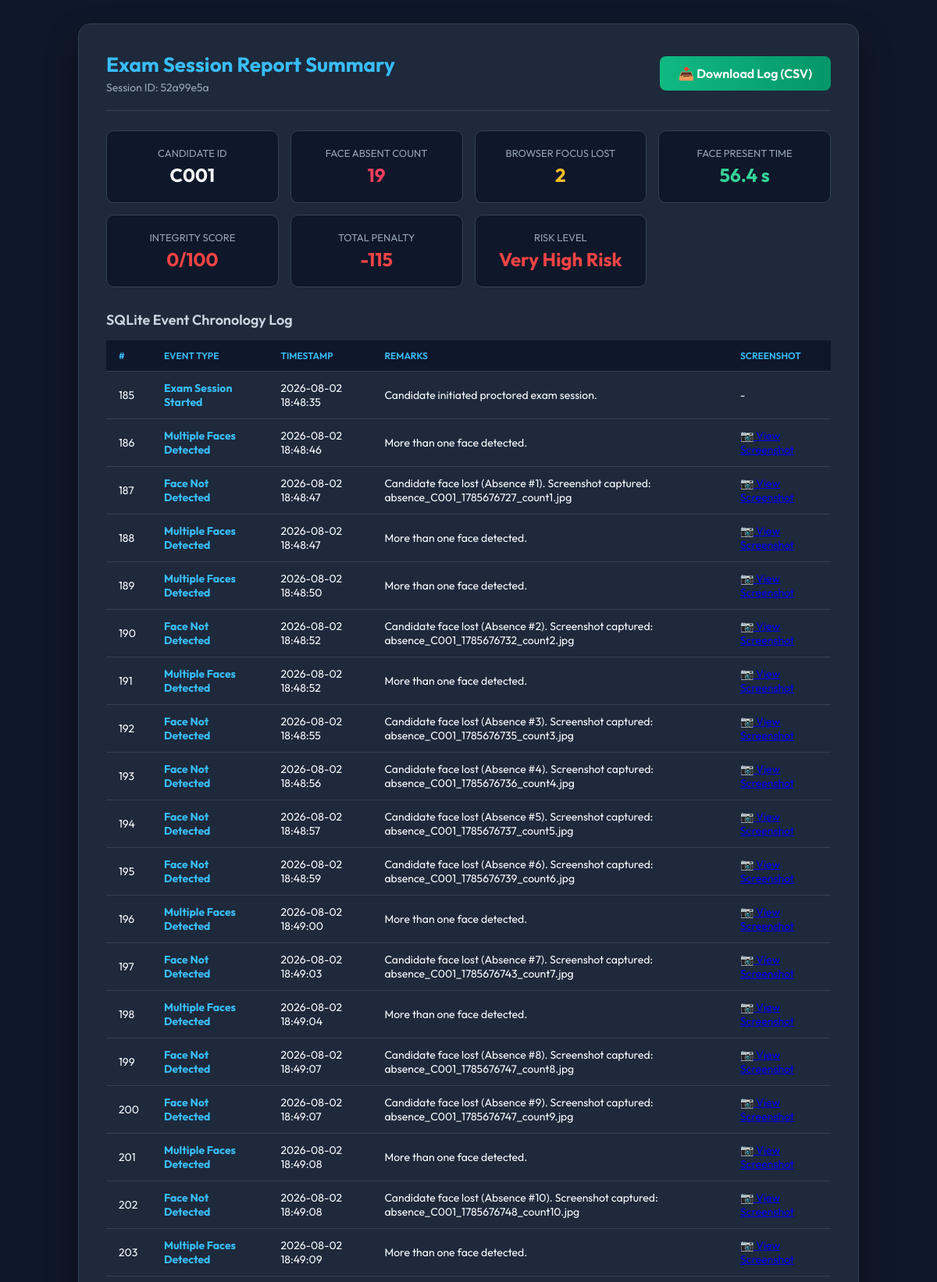
/session_summary/52a99e5a (signed in, upper part), run on the app's committed database.
### tables this page shows
CREATE TABLE EventLog (
            id INTEGER PRIMARY KEY AUTOINCREMENT,
            session_id TEXT,
            candidate_id TEXT NOT NULL,
            event_type TEXT NOT NULL,
            timestamp TEXT NOT NULL,

            penalty INTEGER DEFAULT 0,

            remarks TEXT,
            screenshot_path TEXT,

            FOREIGN KEY(candidate_id)
            REFERENCES Candidate(candidate_id)
        );

### app.py (the view)
@app.route('/session_summary/<session_id>')
def session_summary(session_id):
    if 'candidate_id' not in session:
        return redirect('/login')
    candidate = get_candidate_by_id(session['candidate_id'])
    session_data = get_session_by_id(session_id)
    events = get_session_events(session_id)
    print(candidate)
    print(session_data)
    return render_template('summary.html', candidate=candidate, session_data=session_data, events=events)

### app.py (called while the page is built)
@app.before_request
def initialize_system():
    init_db()

### database.py (called while the page is built)
def get_db_connection():
    conn = sqlite3.connect(DB_PATH)
    conn.row_factory = sqlite3.Row
    return conn

def get_candidate_by_id(candidate_id):
    conn = get_db_connection()
    candidate = conn.execute('SELECT * FROM Candidate WHERE candidate_id = ?', (candidate_id,)).fetchone()
    conn.close()
    return candidate

def get_session_by_id(session_id):
    conn = get_db_connection()
    session_data = conn.execute('SELECT * FROM Session WHERE session_id = ?', (session_id,)).fetchone()
    conn.close()
    return session_data

def get_session_events(session_id):
    conn = get_db_connection()
    events = conn.execute('SELECT * FROM EventLog WHERE session_id = ? ORDER BY id ASC', (session_id,)).fetchall()
    conn.close()
    return events

### templates/summary.html (shortened to what this page needs)
<!DOCTYPE html>
<html lang="en">
<head>
</head>
<body>
    <div class="container">
        <div class="header">
            <div>
                <h2>Exam Session Report Summary</h2>
                <p style="color:#94a3b8; font-size:14px; margin-top:4px;">Session ID: {{ session_data.session_id }}</p>
            </div>
            <a href="/export_csv/{{ session_data.session_id }}" class="btn btn-csv">📥 Download Log (CSV)</a>
        </div>
        <div class="grid">
    <div class="metric-card">
        <div class="metric-title">Candidate ID</div>
        <div class="metric-value">{{ session_data.candidate_id }}</div>
    </div>
    <div class="metric-card">
        <div class="metric-title">Face Absent Count</div>
        <div class="metric-value" style="color:#f43f5e;">
            {{ session_data.face_absent_count }}
        </div>
    </div>
    <div class="metric-card">
        <div class="metric-title">Browser Focus Lost</div>
        <div class="metric-value" style="color:#fbbf24;">
            {{ session_data.browser_focus_lost_count }}
        </div>
    </div>
    <div class="metric-card">
        <div class="metric-title">Face Present Time</div>
        <div class="metric-value" style="color:#34d399;">
            {{ session_data.total_detected_seconds }} s
        </div>
    </div>
    <div class="metric-card">
        <div class="metric-title">Integrity Score</div>
        {% if session_data.integrity_score >= 90 %}
            <div class="metric-value" style="color:#22c55e;">
                {{ session_data.integrity_score }}/100
            </div>
        {% elif session_data.integrity_score >= 75 %}
            <div class="metric-value" style="color:#84cc16;">
                {{ session_data.integrity_score }}/100
            </div>
        {% elif session_data.integrity_score >= 50 %}
            <div class="metric-value" style="color:#facc15;">
                {{ session_data.integrity_score }}/100
            </div>
        {% elif session_data.integrity_score >= 25 %}
            <div class="metric-value" style="color:#f97316;">
                {{ session_data.integrity_score }}/100
            </div>
        {% else %}
            <div class="metric-value" style="color:#ef4444;">
                {{ session_data.integrity_score }}/100
            </div>
        {% endif %}
    </div>
    <div class="metric-card">
        <div class="metric-title">Total Penalty</div>
        <div class="metric-value" style="color:#ef4444;">
            -{{ session_data.total_penalty }}
        </div>
    </div>
    <div class="metric-card">
        <div class="metric-title">Risk Level</div>
        {% if session_data.risk_level == "Excellent" %}
            <div class="metric-value" style="color:#22c55e;">
                {{ session_data.risk_level }}
            </div>
        {% elif session_data.risk_level == "Good" %}
            <div class="metric-value" style="color:#84cc16;">
                {{ session_data.risk_level }}
            </div>
        {% elif session_data.risk_level == "Suspicious" %}
            <div class="metric-value" style="color:#facc15;">
                {{ session_data.risk_level }}
            </div>
        {% elif session_data.risk_level == "High Risk" %}
            <div class="metric-value" style="color:#f97316;">
                {{ session_data.risk_level }}
            </div>
        {% else %}
            <div class="metric-value" style="color:#ef4444;">
                {{ session_data.risk_level }}
            </div>
        {% endif %}
    </div>
</div>
        <div class="section-title">SQLite Event Chronology Log</div>
        <div class="table-responsive">
            <table>
                <thead>
<tr>
    <th>#</th>
    <th>Event Type</th>
    <th>Timestamp</th>
    <th>Remarks</th>
    <th>Screenshot</th>
</tr>
</thead>
                <tbody>
{% for event in events %}
<tr>
    <td>{{ event.id }}</td>
    <td>
        <strong style="color:#38bdf8;">
            {{ event.event_type }}
        </strong>
    </td>
    <td>{{ event.timestamp }}</td>
    <td>{{ event.remarks }}</td>
    <td>
        {% if event.screenshot_path %}
        <a href="/view_screenshot/{{ event.id}}"  target="_blank">
            📷 View Screenshot
        </a>
    {% else %}
        -
    {% endif %}
    </td>
</tr>
{% endfor %}
</tbody>
            </table>
        </div>
    </div>
</body>
</html>

### templates/summary.html (style rules this page uses)
* { box-sizing: border-box; margin: 0; padding: 0; font-family: 'Outfit', sans-serif; }
body { background: #0f172a; color: #f8fafc; min-height: 100vh; padding: 30px 20px; }
.container { max-width: 1000px; margin: 0 auto; background: #1e293b; border: 1px solid #334155; border-radius: 16px; padding: 35px; box-shadow: 0 20px 40px rgba(0,0,0,0.4); }
.header { display: flex; justify-content: space-between; align-items: center; border-bottom: 1px solid #334155; padding-bottom: 20px; margin-bottom: 25px; }
h2 { font-size: 26px; color: #38bdf8; }
.grid { display: grid; grid-template-columns: repeat(auto-fit, minmax(220px, 1fr)); gap: 15px; margin-bottom: 30px; }
.metric-card { background: #0f172a; padding: 20px; border-radius: 10px; border: 1px solid #334155; text-align: center; }
.metric-title { font-size: 13px; color: #94a3b8; text-transform: uppercase; margin-bottom: 5px; }
.metric-value { font-size: 24px; font-weight: 700; color: #f8fafc; }
.section-title { font-size: 18px; font-weight: 600; color: #cbd5e1; margin-bottom: 15px; }
.table-responsive { overflow-x: auto; margin-bottom: 30px; }
table { width: 100%; border-collapse: collapse; text-align: left; font-size: 14px; }
th, td { padding: 12px 16px; border-bottom: 1px solid #334155; }
th { background: #0f172a; color: #38bdf8; font-weight: 600; text-transform: uppercase; font-size: 12px; }
.btn { padding: 12px 24px; border-radius: 8px; font-weight: 600; text-decoration: none; color: white; transition: all 0.2s; }
.btn-csv { background: linear-gradient(90deg, #10b981 0%, #059669 100%); }

### data on the page
EventLog: id "185", event_type "Exam Session Started", timestamp "2026-08-02 18:48:35", remarks "Candidate initiated proctored exam session."
EventLog: id "186", event_type "Multiple Faces Detected", timestamp "2026-08-02 18:48:46", remarks "More than one face detected."
EventLog: id "187", event_type "Face Not Detected", timestamp "2026-08-02 18:48:47", remarks "Candidate face lost (Absence #1). Screenshot captured: absence_C001_1785676727_count1.jpg"
EventLog: id "188", event_type "Multiple Faces Detected", timestamp "2026-08-02 18:48:47", remarks "More than one face detected."
EventLog: id "189", event_type "Multiple Faces Detected", timestamp "2026-08-02 18:48:50", remarks "More than one face detected."
EventLog: id "190", event_type "Face Not Detected", timestamp "2026-08-02 18:48:52", remarks "Candidate face lost (Absence #2). Screenshot captured: absence_C001_1785676732_count2.jpg"
EventLog: id "191", event_type "Multiple Faces Detected", timestamp "2026-08-02 18:48:52", remarks "More than one face detected."
EventLog: id "192", event_type "Face Not Detected", timestamp "2026-08-02 18:48:55", remarks "Candidate face lost (Absence #3). Screenshot captured: absence_C001_1785676735_count3.jpg"
EventLog: id "193", event_type "Face Not Detected", timestamp "2026-08-02 18:48:56", remarks "Candidate face lost (Absence #4). Screenshot captured: absence_C001_1785676736_count4.jpg"
EventLog: id "194", event_type "Face Not Detected", timestamp "2026-08-02 18:48:57", remarks "Candidate face lost (Absence #5). Screenshot captured: absence_C001_1785676737_count5.jpg"
EventLog: id "195", event_type "Face Not Detected", timestamp "2026-08-02 18:48:59", remarks "Candidate face lost (Absence #6). Screenshot captured: absence_C001_1785676739_count6.jpg"
EventLog: id "196", event_type "Multiple Faces Detected", timestamp "2026-08-02 18:49:00", remarks "More than one face detected."
EventLog: id "197", event_type "Face Not Detected", timestamp "2026-08-02 18:49:03", remarks "Candidate face lost (Absence #7). Screenshot captured: absence_C001_1785676743_count7.jpg"
EventLog: id "198", event_type "Multiple Faces Detected", timestamp "2026-08-02 18:49:04", remarks "More than one face detected."
EventLog: id "199", event_type "Face Not Detected", timestamp "2026-08-02 18:49:07", remarks "Candidate face lost (Absence #8). Screenshot captured: absence_C001_1785676747_count8.jpg"
EventLog: id "200", event_type "Face Not Detected", timestamp "2026-08-02 18:49:07", remarks "Candidate face lost (Absence #9). Screenshot captured: absence_C001_1785676747_count9.jpg"
EventLog: id "201", event_type "Multiple Faces Detected", timestamp "2026-08-02 18:49:08", remarks "More than one face detected."
EventLog: id "202", event_type "Face Not Detected", timestamp "2026-08-02 18:49:08", remarks "Candidate face lost (Absence #10). Screenshot captured: absence_C001_1785676748_count10.jpg"
EventLog: id "203", event_type "Multiple Faces Detected", timestamp "2026-08-02 18:49:09", remarks "More than one face detected."

### other printed values
{{ session_data.session_id }} "52a99e5a"
{{ session_data.candidate_id }} "C001"
{{ session_data.face_absent_count }} "19"
{{ session_data.browser_focus_lost_count }} "2"
{{ session_data.total_detected_seconds }} "56.4"
{{ session_data.integrity_score }} "0"
{{ session_data.total_penalty }} "115"
{{ session_data.risk_level }} "Very High Risk"
